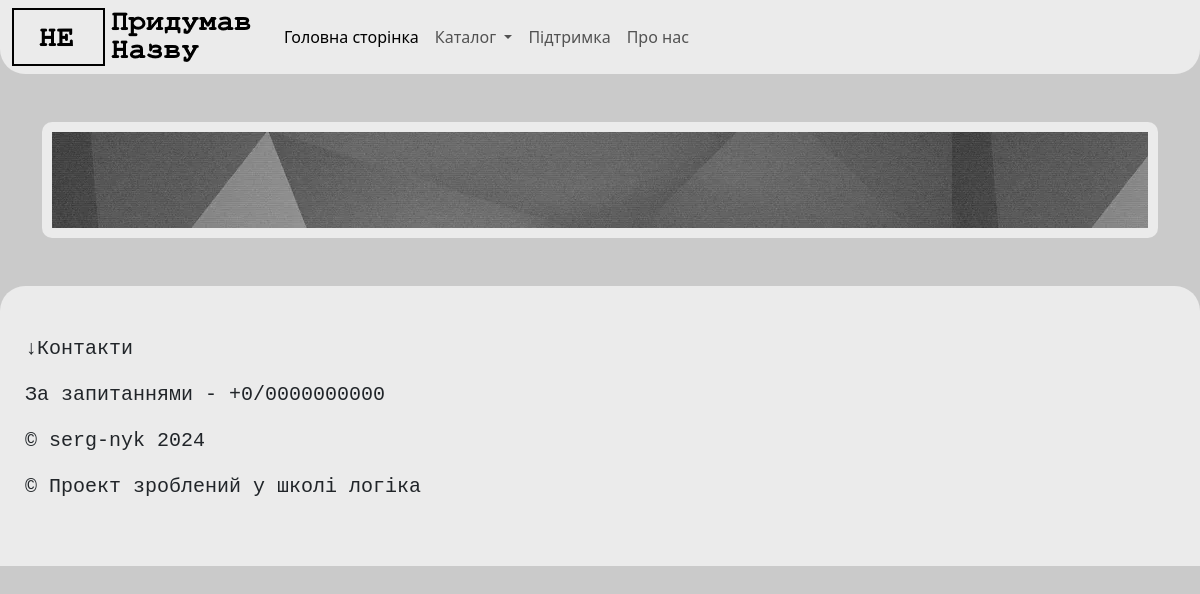
The app's page /catalog/2, older data.
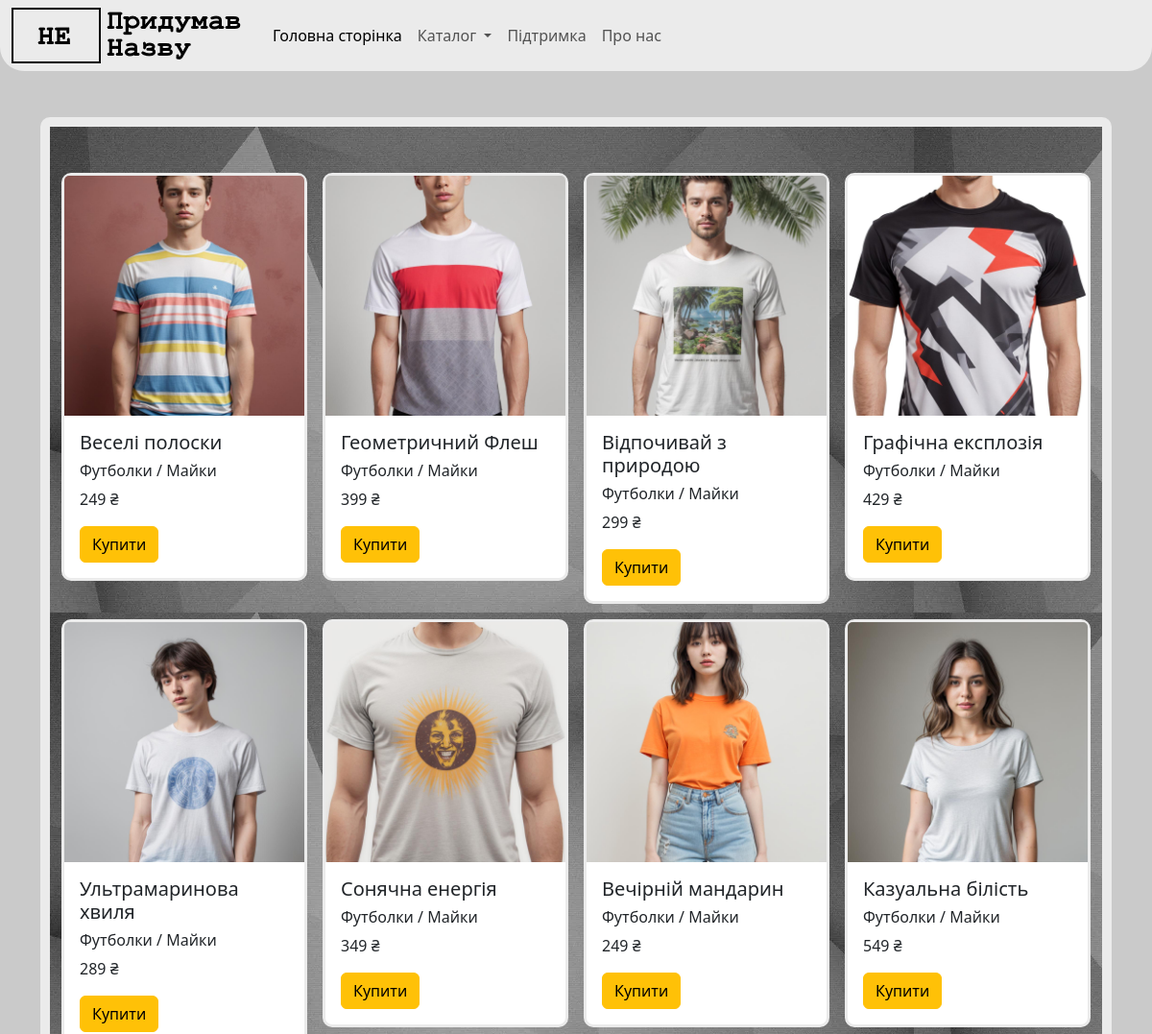
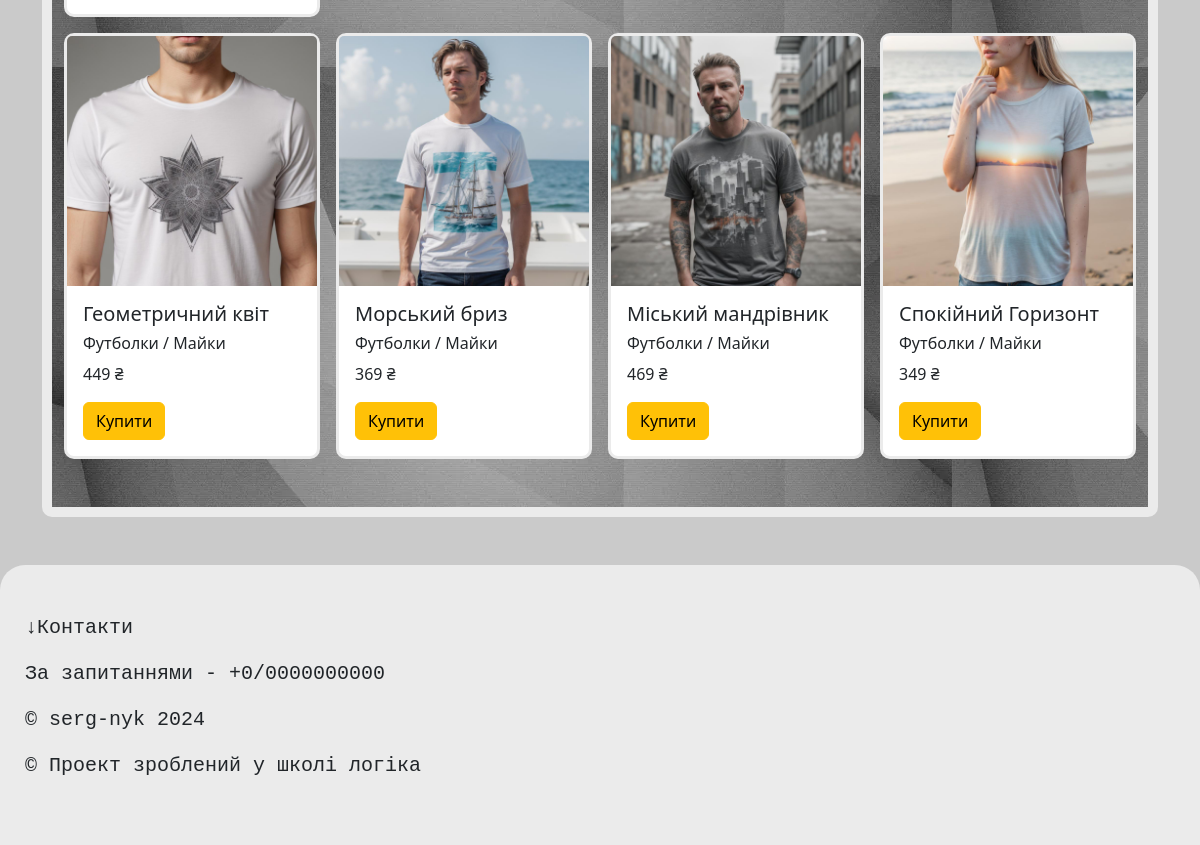
The same page, newer data (2 pictures, top to bottom).
### tables this page shows
CREATE TABLE "products" (
	"id"	INTEGER,
	"title"	TEXT NOT NULL,
	"description"	TEXT DEFAULT 'This product has no description / Цей продукт не має опису',
	"image"	TEXT,
	"date"	INTEGER DEFAULT CURRENT_TIMESTAMP,
	"category_id"	INTEGER,
	"price"	INTEGER,
	FOREIGN KEY("category_id") REFERENCES "categories"("id"),
	PRIMARY KEY("id" AUTOINCREMENT)
);

CREATE TABLE "categories" (
	"id"	INTEGER,
	"category"	TEXT NOT NULL,
	PRIMARY KEY("id" AUTOINCREMENT)
);

### main.py (the view)
@app.route("/catalog/<category_id>")
def catalog(category_id):
    categories = db.get_all_categories()
    products = db.get_products_by_category(category_id)
    return render_template("catalog-clothes.html", title = "Каталог", categories = categories, products = products)

### sql_queries.py (called while the page is built)
    def open(self):
        self.connection = sqlite3.connect(self.dbname) # Підключаємося до бази даних
        self.cursor = self.connection.cursor()

    def close(self):
        self.cursor.close()
        self.connection.close()

    def get_products_by_category(self, category_id):
        self.open()
        self.cursor.execute('''SELECT * FROM products WHERE "category_id"=?''', [category_id])
        data = self.cursor.fetchall()
        self.close()
        return data

    def get_all_categories(self):
        self.open()
        self.cursor.execute("SELECT * FROM categories")
        data = self.cursor.fetchall()
        self.close()
        return data

### templates/catalog-clothes.html
{% extends 'base_template.html' %} {% block content %}
<div class="container py-5">
  <div class="container py-5 product-img" style="background-image: url('/static/img/background.jpg')" >
    <div class="row row-cols-1 row-cols-md-2 row-cols-lg-3 row-cols-xl-4 g-3">
      {% for product in products %}
      <div class="col">{% include 'shop_post_card.html' %}</div>
      {% endfor %}
    </div>
  </div>
</div>
{% endblock content %}

### templates/base_template.html (shortened to what this page needs)
<!DOCTYPE html>
<html lang="en">
  <head>
    <link
      href="https://cdn.jsdelivr.net/npm/bootstrap@5.3.2/dist/css/bootstrap.min.css"
      rel="stylesheet"
    />
    <link rel="stylesheet" href="/static/style.css" />
  </head>
  <body>
    <header>{% include 'menu.html' %}</header>
    <main>
      {% block content %}{% endblock content %}
    </main>
    <footer class="py-5" style="border-radius: 25px 25px 0 0">
      <p class="bottom-text font-changer">&#8595;Контакти</p>
      <p class="bottom-text font-changer">За запитаннями - +0/0000000000</p>
      <p class="bottom-text font-changer">&copy; serg-nyk 2024</p>
      <p class="bottom-text font-changer">
        &copy; Проект зроблений у школі логіка
      </p>
    </footer>
  </body>
</html>

### templates/menu.html (shortened to what this page needs)
<nav
  class="navbar navbar-expand-lg"
  style="background-color: #ebebeb; border-radius: 0 0 25px 25px"
>
  <div class="container-fluid">
    <img src="/static/img/Logo.png" style="margin: right 100px" />
    <div class="collapse navbar-collapse" id="navbarSupportedContent">
      <ul class="navbar-nav me-auto mb-2 mb-lg-0">
        <li class="nav-item">
          <a
            class="nav-link active"
            style="text-indent: 25px"
            aria-current="page"
            href="{{ url_for('index') }}"
            >Головна сторінка</a
          >
        </li>
        <li class="nav-item dropdown">
          <a
            class="nav-link dropdown-toggle"
            href="#"
            role="button"
            data-bs-toggle="dropdown"
            aria-expanded="false"
          >
            Каталог
          </a>
        </li>
        <li class="nav-item">
          <a class="nav-link" href="{{ url_for('support') }}">Підтримка</a>
        </li>
        <li class="nav-item">
          <a class="nav-link" href="{{ url_for('about_us') }}">Про нас</a>
        </li>
      </ul>
    </div>
  </div>
</nav>

### templates/shop_post_card.html
<div class="card small-outline" style="max-width: 18rem">
  <img
    src="{{ url_for('static', filename='img/'+product[3]) }}"
    class="card-img-top"
    alt="..."
  />
  <div class="card-body">
    <h5 class="card-title">{{product[1]}}</h5>
    <h6 class="card-text">{{categories[product[5]-1][1]}}</h6>
    <p class="card-text">{{product[6]}} ₴</p>
    <a
      href="{{ url_for('product', product_id = product[0]) }}"
      class="btn btn-warning"
      >Купити</a
    >
  </div>
</div>

### static/style.css (style rules this page uses)
body { background: #cacaca; }
.bottom-text { text-indent: 25px; bottom: 0; }
.font-changer { font-family: "Courier New", Courier, monospace; font-size: 20px; font-weight: 500; }
footer { background-color: #ebebeb; }
.product-img { border: 10px solid #ebebeb; border-radius: 10px; }
.small-outline { border: 3px solid #ebebeb; border-radius: 10px; }

Row changes from the older to the newer data that the page shows:
added products: image (picture), title "Веселі полоски", price "249"
now on this page (row edited): categories: category "Футболки / Майки"
added products: image (picture), title "Геометричний Флеш", price "399"
added products: image (picture), title "Відпочивай з природою", price "299"
added products: image (picture), title "Графічна експлозія", price "429"
added products: image (picture), title "Ультрамаринова хвиля", price "289"
added products: image (picture), title "Сонячна енергія", price "349"
added products: image (picture), title "Вечірній мандарин", price "249"
added products: image (picture), title "Казуальна білість", price "549"
added products: image (picture), title "Геометричний квіт", price "449"
added products: image (picture), title "Морський бриз", price "369"
added products: image (picture), title "Міський мандрівник", price "469"
added products: image (picture), title "Спокійний Горизонт", price "349"
